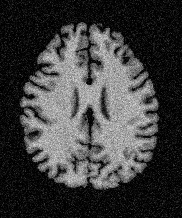
#> input picture Unsupervised Learning/Labs/Brain_IRM.jpg, 182 x 218 px
$ python J16_E2_CompImage_SVD_correc.py
#> lines starting #> are read from the running program, lines starting #| are printed output that depends on the picture
"""
TP5b.A : Compression d'image SVD.

"""


#1) Lecture de l'image et visualisation
import numpy as np
import matplotlib.pyplot as plt


im = plt.imread('./Brain_IRM.jpg').astype(float)
#> im: shape (218, 182) float64; min 0, max 237, mean 62.4


plt.imshow(im, plt.cm.gray)
plt.title('Original image')
plt.colorbar()
plt.show()


#2) Decomposition en valeurs singulieres de l'image (SVD)

[u,s,vh]=np.linalg.svd(im, full_matrices=False)
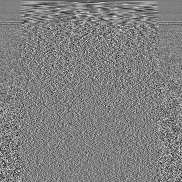
#> vh: shape (182, 182) float64; min -0.347, max 0.345, mean -0.000224; drawn with min black and max white
#> s = 182 values, max 16850.1 at index 0, min 19.1 at index 181, mean 399.3

print(u.shape)
#| (218, 182)
print(s.shape)
#| (182,)
print(vh.shape)
#| (182, 182)


#3) Decomposition en valeurs singulieres de l'image (SVD)


smat=np.diag(s)
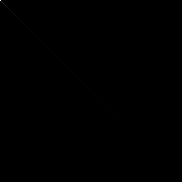
#> smat: shape (182, 182) float64; min 0, max 16850.1, mean 2.2; drawn with min black and max white

im_reconstructed = np.dot(u, np.dot(smat, vh))

error=im_reconstructed-im

plt.imshow(error, plt.cm.gray)
plt.title('error')
plt.colorbar()
plt.show()


"""
Questions 1 :
-> Quantifiez l'erreur de reconstruction entre l'image reconstruite ici et l'image reconstruite
-> Vous semble-t-elle elevee ?
-> Comparez de meme le nombre de points dans l'image aux nombre de valeurs contenues dans u,s et vh. Est-ce que cette representation de l'information est interessante en l'etat ?
"""

#simple

"""
Questions 2 :
-> Reconstruisez maintenant l'image en utilisant seulement un quart des valeurs singulieres.
-> Quantifiez alors le niveau d'erreur.
-> Est-il eleve?
-> Comparez a nouveau le nombre de points dans l'image aux nombre de valeurs contenues dans la version tronquee de u,s et vh. Est-ce que cette representation compressee de l'information est interessante maintenant ?
"""

NbSV_2_keep=int(s.shape[0]/4)
#> NbSV_2_keep = 45


u_trunk=u[:,:NbSV_2_keep]
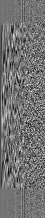
#> u_trunk: shape (218, 45) float64; min -0.251, max 0.302, mean -0.00135; drawn with min black and max white
s_trunk=s[:NbSV_2_keep]
#> s_trunk = 45 values, max 16850.1 at index 0, min 342.6 at index 44, mean 1128.5
vh_trunk=vh[:NbSV_2_keep,:]

smat_trunk=np.diag(s_trunk)

im_reconstructed = np.dot(u_trunk, np.dot(smat_trunk, vh_trunk))

plt.imshow(im_reconstructed, plt.cm.gray)
plt.title('Reconstructed image')
plt.colorbar()
plt.show()

print('Points for the original image = ', u.size+s.size+vh.size)
#| Points for the original image =  72982

print('Points for the reconstructed image = ', u_trunk.size+s_trunk.size+vh_trunk.size)
#| Points for the reconstructed image =  18045


error=im_reconstructed-im

plt.imshow(error, plt.cm.gray)
plt.title('error')
plt.colorbar()
plt.show()


"""
Questions 3 :
-> Reconstruisez maintenant l'image en choisissant un nombre de valeurs singulieres qui permettra de preserver environ 40 pourcents de la variabilite de l'image originale.
-> Quantifiez alors le niveau d'erreur.
-> Comparez a nouveau le nombre de points dans l'image aux nombre de valeurs contenues dans le version tronquee de u,s et vh. Conclusion ?
"""

kmax=1

while s[:kmax].sum()/s.sum() < 0.40:
  kmax+=1
#> this loop made 7 passes
#> after the loop, kmax = 8

print(kmax)
#| 8


u_trunk=u[:,:kmax]
s_trunk=s[:kmax]
#> s_trunk = [16850.1, 3669.7, 2101.3, 2094.4, 1501.9, 1343.1, 1321.4, 1225.7]
vh_trunk=vh[:kmax,:]

smat_trunk=np.diag(s_trunk)

im_reconstructed = np.dot(u_trunk, np.dot(smat_trunk, vh_trunk))
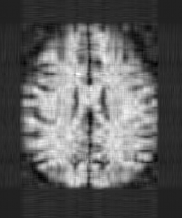
#> im_reconstructed: shape (218, 182) float64; min -31.12, max 216.6, mean 61.9; drawn with min black and max white

plt.imshow(im_reconstructed, plt.cm.gray)
plt.title('Reconstructed image')
plt.colorbar()
plt.show()

print('Points for the original image = ', u.size+s.size+vh.size)
#| Points for the original image =  72982

print('Points for the reconstructed image = ', u_trunk.size+s_trunk.size+vh_trunk.size)
#| Points for the reconstructed image =  3208


error=im_reconstructed-im
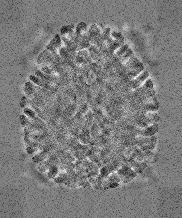
#> error: shape (218, 182) float64; min -108.8, max 115.6, mean -0.5; drawn with min black and max white

plt.imshow(error, plt.cm.gray)
plt.title('error')
plt.colorbar()
plt.show()
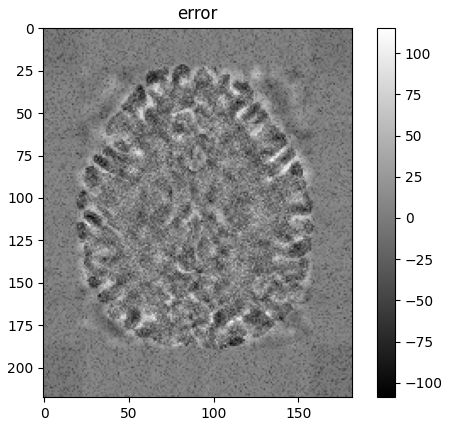
#> figure drawn by matplotlib, 2 panels

"""
Questions 4 :
-> Representez enfin deux courbes qui mesurent en fonction du nombre de valeurs singulieres selectionnees :
  (1) la variabilite capturee dans l'image initiale
  (2) le nombres de valeurs contenues dans le version tronquee de u,s et vh
"""

kmax_list=[]
variability_list=[]
SizeInfo_list=[]

for kmax in range(1,s.size):
  kmax_list.append(kmax)
  variability_list.append(s[:kmax].sum()/s.sum())

  u_trunk=u[:,:kmax]
  s_trunk=s[:kmax]
  vh_trunk=vh[:kmax,:]

  SizeInfo_list.append(u_trunk.size+s_trunk.size+vh_trunk.size)
#> this loop made 181 passes
#> s_trunk on passes 1 to 3: [16850.1], [16850.1, 3669.7], [16850.1, 3669.7, 2101.3]
#> after the loop, SizeInfo_list = 181 values from 401 to 72581; kmax_list = 181 values from 1 to 181; variability_list = 181 values from 0.232 to 1


kmax_arr=np.array(kmax_list)
#> kmax_arr = 181 values from 1 to 181
variability_arr=np.array(variability_list)
#> variability_arr = 181 values from 0.232 to 1
SizeInfo_arr=np.array(SizeInfo_list)
#> SizeInfo_arr = 181 values from 401 to 72581


plt.plot(kmax_arr,variability_arr)
plt.title('Variabilite capturee par rapport au nb de valeur singulieres')
plt.show()
#> figure, not shown here; curve peaks at x = 181, y = 1

ref_size=u.size+s.size+vh.size
#> ref_size = 72982
plt.plot(kmax_arr,SizeInfo_arr)
plt.title('Info necessaire par rapport au nb de valeur singulieres\n ('+str(ref_size)+' dans l\'image originale)')
plt.show()
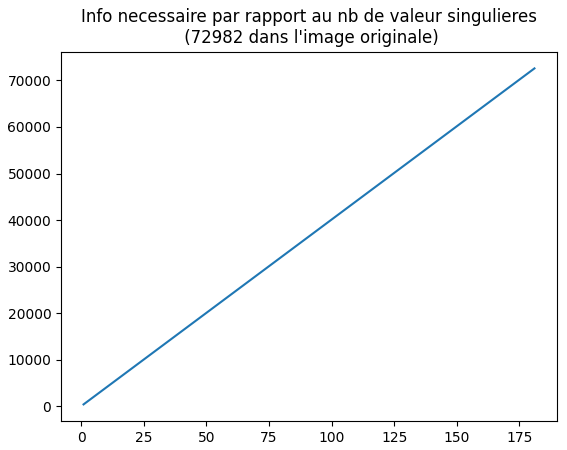
#> figure drawn by matplotlib, 1 panel; curve peaks at x = 181, y = 72581
